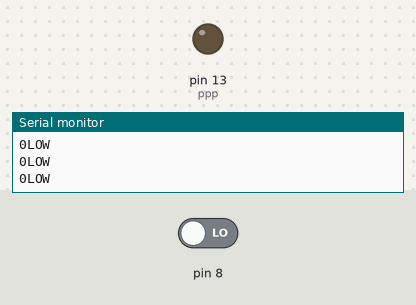
A sketch run on a simulated Arduino Uno, built with avr-gcc and run on an emulated ATmega328P. Parts: output pins drawn as LEDs (lit = HIGH), the last lines printed to the serial monitor. Dashed ring = blinking. Inputs (shaded band) come from the test bench; at power-on: pin 8 LOW.

Above: at 1.2 s.
1.3 s: pin 8 driven HIGH
At 1.65 s:
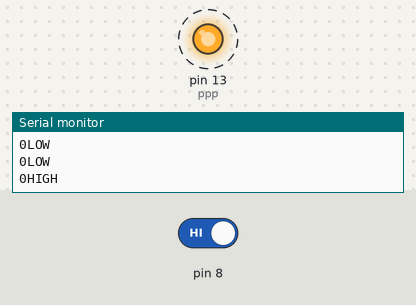
4.3 s: pin 8 driven LOW
At 4.3 s:
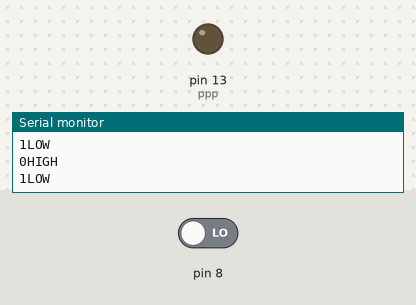
Timing chart, 0 to 7.3 s (numbered marks = the images above; inputs shaded):
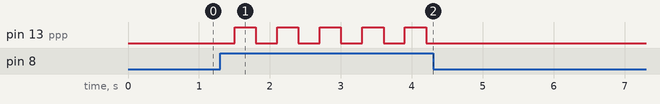

Measured:
- after the input at 1.3 s, pin 13 (ppp): alternates HIGH for 0.30 s and LOW for 0.30 s, starting after 0.20 s
- after the input at 4.3 s, pin 13 (ppp): stops changing and stays LOW

The sketch:

glorious_migelo_allis1__1_.ino
```cpp
// C++ code
//
int stat;
int togg=0;
 int ppp=13;
void setup()
{
  Serial.begin(9600);
  pinMode(ppp, OUTPUT);
  pinMode(8, INPUT);
  pinMode(11, INPUT);

}

void loop()
{
  Serial.print(togg);
//swwit();
  butt();
  delay(100);
}
void butt(){
stat=digitalRead(8);

  //Serial.print(digitalRead(11));

  if(stat == HIGH && togg == 0){
    togg = 1;
    delay(100);
  }
  else if( togg == 1 && stat == HIGH ){
    togg = 0;
    delay(100);
  }


  if(togg == 1){
  Serial.write("HIGH\n");
  digitalWrite(ppp,HIGH);
  }
  else if(togg == 0){
  digitalWrite(ppp,LOW);
  Serial.write("LOW\n");
  }
  delay(100);

}
void swwit(){
  if(digitalRead(11) == 1){
  togg =1;
  Serial.write("HIGH\n");
 digitalWrite(13,HIGH);
  }
  else if(digitalRead(11) == 0){
  togg=0;
  Serial.write("LOW\n");
  digitalWrite(13,LOW);
  }
delay(100);
}
```
